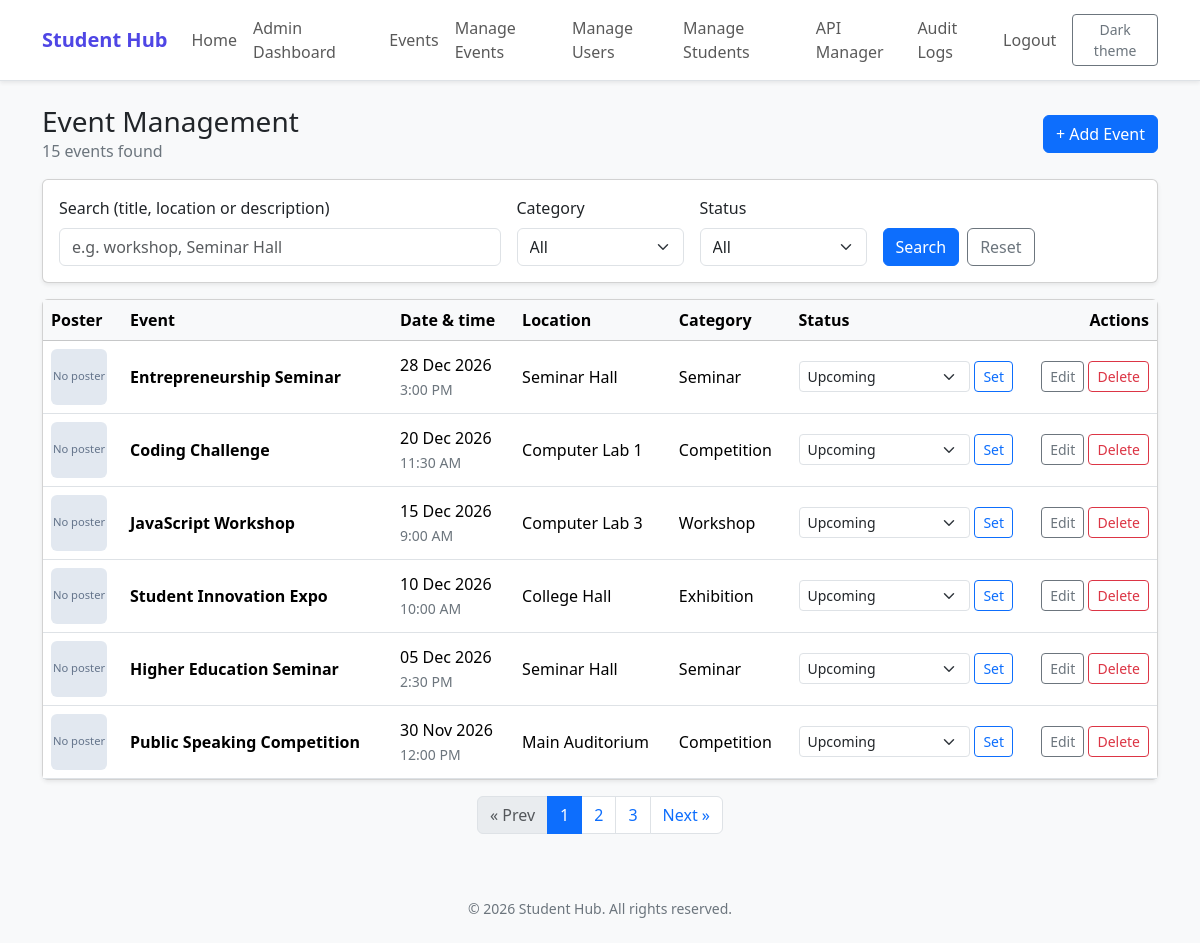
The app's page /events/index.php (signed in) with its own data.
### tables this page shows
CREATE TABLE IF NOT EXISTS events (
    id          INT UNSIGNED NOT NULL AUTO_INCREMENT,
    title       VARCHAR(150) NOT NULL,
    description TEXT         NOT NULL,
    event_date  DATE         NOT NULL,
    event_time  TIME         NOT NULL,
    location    VARCHAR(150) NOT NULL,
    category    ENUM('Workshop','Competition','Seminar','Exhibition') NOT NULL,
    status      ENUM('Upcoming','Ongoing','Completed','Cancelled') NOT NULL DEFAULT 'Upcoming',
    poster      VARCHAR(255) DEFAULT NULL,           
    created_at  TIMESTAMP NOT NULL DEFAULT CURRENT_TIMESTAMP,
    updated_at  TIMESTAMP NOT NULL DEFAULT CURRENT_TIMESTAMP ON UPDATE CURRENT_TIMESTAMP,
    PRIMARY KEY (id),
    UNIQUE KEY uq_event_title_date (title, event_date),
    KEY idx_event_date (event_date),
    KEY idx_event_status (status)
);

### students/_bootstrap.php (called while the page is built, shortened)
<?php
function e($value): string
{
    return htmlspecialchars((string) $value, ENT_QUOTES, 'UTF-8');
}

### events/index.php (the view, shortened to what this page needs)
<?php
require_once __DIR__ . '/_bootstrap.php';
$q        = trim((string) ($_GET['q'] ?? ''));
$category = (string) ($_GET['category'] ?? '');
$status   = (string) ($_GET['status'] ?? '');
$page     = max(1, (int) ($_GET['page'] ?? 1));
if (!in_array($category, EVENT_CATEGORIES, true)) { $category = ''; }
if (!in_array($status, EVENT_STATUSES, true))     { $status = ''; }
$where = []; $types = ''; $params = [];
$whereSql = $where ? 'WHERE ' . implode(' AND ', $where) : '';
$events = []; $total = 0; $pages = 1; $dbError = null;
try {
    $stmt = $conn->prepare("SELECT COUNT(*) AS total FROM events $whereSql");
    $stmt->execute();
    $total = (int) $stmt->get_result()->fetch_assoc()['total'];
    $pages = max(1, (int) ceil($total / EVENTS_PER_PAGE));
    $limit  = EVENTS_PER_PAGE;
    $offset = ($page - 1) * EVENTS_PER_PAGE;
    $stmt = $conn->prepare(
        "SELECT id, title, event_date, event_time, location, category, status, poster
         FROM events $whereSql
         ORDER BY event_date DESC, event_time DESC
         LIMIT ? OFFSET ?"
    );
    $bind = [...$params, $limit, $offset];
    $stmt->bind_param($types . 'ii', ...$bind);
    $stmt->execute();
    $events = $stmt->get_result()->fetch_all(MYSQLI_ASSOC);
} catch (mysqli_sql_exception $ex) {
    error_log('Event list failed: ' . $ex->getMessage());
    $dbError = 'Could not load events. Please try again.'
        . ($mysqliDebug ? ' (' . $ex->getMessage() . ')' : '');
}
function page_url(int $p): string
{
    global $q, $category, $status;
    return 'index.php?' . http_build_query(array_filter(
        ['q' => $q, 'category' => $category, 'status' => $status, 'page' => $p],
        fn($v) => $v !== '' && $v !== null
    ));
}
?>
<div class="d-flex flex-wrap justify-content-between align-items-center gap-2 mb-3">
    <div>
        <h2 class="h3 mb-0">Event Management</h2>
        <div class="text-secondary"><?= $total ?> event<?= $total === 1 ? '' : 's' ?> found</div>
    </div>
    <a class="btn btn-primary" href="form.php">+ Add Event</a>
</div>
<form class="card card-body shadow-sm mb-3" method="get" action="index.php">
    <div class="row g-3 align-items-end">
        <div class="col-lg-5">
            <label class="form-label" for="q">Search (title, location or description)</label>
            <input class="form-control" type="search" id="q" name="q" value="<?= e($q) ?>" placeholder="e.g. workshop, Seminar Hall">
        </div>
        <div class="col-6 col-lg-2">
            <label class="form-label" for="category">Category</label>
            <select class="form-select" id="category" name="category">
                <option value="">All</option>
            </select>
        </div>
        <div class="col-6 col-lg-2">
            <label class="form-label" for="status">Status</label>
            <select class="form-select" id="status" name="status">
                <option value="">All</option>
            </select>
        </div>
        <div class="col-lg-3 d-flex gap-2">
            <button class="btn btn-primary" type="submit">Search</button>
            <a class="btn btn-outline-secondary" href="index.php">Reset</a>
        </div>
    </div>
</form>
<div class="card shadow-sm">
  <div class="table-responsive">
    <table class="table table-hover align-middle mb-0">
        <thead class="table-light">
            <tr>
                <th>Poster</th><th>Event</th><th>Date &amp; time</th><th>Location</th>
                <th>Category</th><th style="min-width:210px">Status</th><th class="text-end">Actions</th>
            </tr>
        </thead>
        <tbody>
        <?php foreach ($events as $ev): ?>
            <tr>
                <td>
                    <?php if ($ev['poster']): ?>
                        <img class="poster-thumb" src="<?= e(POSTER_URL . $ev['poster']) ?>" alt="Poster for <?= e($ev['title']) ?>">
                    <?php else: ?>
                        <div class="poster-none">No poster</div>
                    <?php endif; ?>
                </td>
                <td class="fw-semibold"><?= e($ev['title']) ?></td>
                <td><?= e(date('d M Y', strtotime($ev['event_date']))) ?><br>
                    <small class="text-secondary"><?= e(date('g:i A', strtotime($ev['event_time']))) ?></small></td>
                <td><?= e($ev['location']) ?></td>
                <td><?= e($ev['category']) ?></td>
                <td>
                    <form class="d-flex gap-1 align-items-center" method="post" action="status.php">
                        <select class="form-select form-select-sm" name="status" aria-label="Status">
                            <?php foreach (EVENT_STATUSES as $s): ?>
                                <option value="<?= e($s) ?>" <?= $ev['status'] === $s ? 'selected' : '' ?>><?= e($s) ?></option>
                            <?php endforeach; ?>
                        </select>
                        <button class="btn btn-sm btn-outline-primary" type="submit">Set</button>
                    </form>
                </td>
                <td class="text-end text-nowrap">
                    <a class="btn btn-sm btn-outline-secondary" href="form.php?id=<?= (int) $ev['id'] ?>">Edit</a>
                    <a class="btn btn-sm btn-outline-danger" href="delete.php?id=<?= (int) $ev['id'] ?>">Delete</a>
                </td>
            </tr>
        <?php endforeach; ?>
        </tbody>
    </table>
  </div>
</div>
<?php if ($pages > 1): ?>
<nav class="mt-3" aria-label="Event pages">
  <ul class="pagination justify-content-center flex-wrap">
    <li class="page-item <?= $page <= 1 ? 'disabled' : '' ?>"><a class="page-link" href="<?= e(page_url(max(1, $page - 1))) ?>">&laquo; Prev</a></li>
    <?php for ($i = 1; $i <= $pages; $i++): ?>
        <li class="page-item <?= $i === $page ? 'active' : '' ?>"><a class="page-link" href="<?= e(page_url($i)) ?>"><?= $i ?></a></li>
    <?php endfor; ?>
    <li class="page-item <?= $page >= $pages ? 'disabled' : '' ?>"><a class="page-link" href="<?= e(page_url(min($pages, $page + 1))) ?>">Next &raquo;</a></li>
  </ul>
</nav>
<?php endif; ?>

### events/_bootstrap.php (style rules this page uses)
body { transition: background-color .15s ease, color .15s ease; }
.poster-none { width: 56px; height: 56px; border-radius: 6px; background: #e2e8f0; color: #64748b; display: flex; align-items: center; justify-content: center; font-size: .7rem; }

### records on screen
events: shows "No poster", title "Entrepreneurship Seminar", event_date "28 Dec 2026", event_time "3:00 PM", location "Seminar Hall", category "Seminar"
events: shows "No poster", title "Coding Challenge", event_date "20 Dec 2026", event_time "11:30 AM", location "Computer Lab 1", category "Competition"
events: shows "No poster", title "JavaScript Workshop", event_date "15 Dec 2026", event_time "9:00 AM", location "Computer Lab 3", category "Workshop"
events: shows "No poster", title "Student Innovation Expo", event_date "10 Dec 2026", event_time "10:00 AM", location "College Hall", category "Exhibition"
events: shows "No poster", title "Higher Education Seminar", event_date "05 Dec 2026", event_time "2:30 PM", location "Seminar Hall", category "Seminar"
events: shows "No poster", title "Public Speaking Competition", event_date "30 Nov 2026", event_time "12:00 PM", location "Main Auditorium", category "Competition"

### other values on screen
$text "Home"
$text "Admin Dashboard"
$text "Events"
$text "Manage Events"
$text "Manage Users"
$text "Manage Students"
$text "API Manager"
$text "Audit Logs"
$text "Logout"
$total "15"
form field status "Upcoming"
